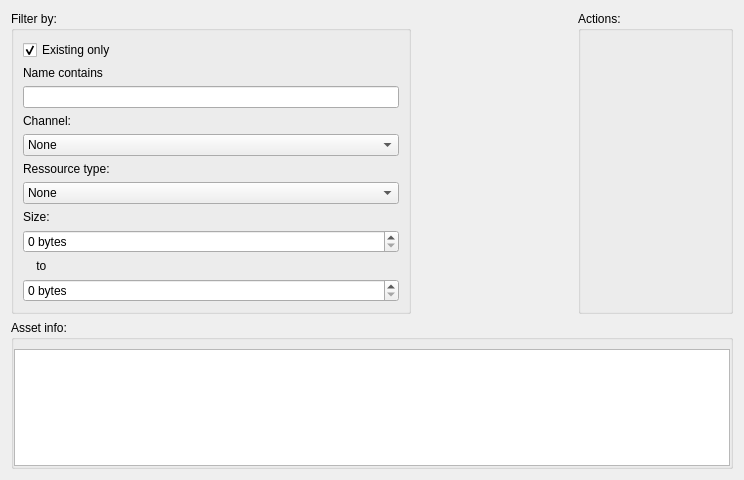
<?xml version="1.0" encoding="UTF-8"?>
<ui version="4.0">
 <class>mainDialog</class>
 <widget class="QDialog" name="mainDialog">
  <property name="geometry">
   <rect>
    <x>0</x>
    <y>0</y>
    <width>744</width>
    <height>480</height>
   </rect>
  </property>
  <property name="windowTitle">
   <string>Dialog</string>
  </property>
  <layout class="QGridLayout" name="gridLayout_2">
   <item row="0" column="1">
    <layout class="QHBoxLayout" name="listsLayout"/>
   </item>
   <item row="2" column="0" colspan="3">
    <widget class="QGroupBox" name="groupBox_3">
     <property name="title">
      <string>Asset info:</string>
     </property>
     <layout class="QHBoxLayout" name="horizontalLayout">
      <property name="leftMargin">
       <number>0</number>
      </property>
      <property name="topMargin">
       <number>9</number>
      </property>
      <property name="rightMargin">
       <number>0</number>
      </property>
      <property name="bottomMargin">
       <number>0</number>
      </property>
      <item>
       <widget class="QTextBrowser" name="assetInfoTextBrowser"/>
      </item>
     </layout>
    </widget>
   </item>
   <item row="0" column="2">
    <widget class="QGroupBox" name="groupBox">
     <property name="title">
      <string>Actions:</string>
     </property>
     <layout class="QVBoxLayout" name="verticalLayout">
      <item>
       <layout class="QVBoxLayout" name="actionsVerticalLayout"/>
      </item>
     </layout>
    </widget>
   </item>
   <item row="0" column="0">
    <widget class="QGroupBox" name="groupBox_2">
     <property name="maximumSize">
      <size>
       <width>400</width>
       <height>16777215</height>
      </size>
     </property>
     <property name="title">
      <string>Filter by:</string>
     </property>
     <layout class="QGridLayout" name="gridLayout">
      <item row="9" column="0">
       <widget class="QLabel" name="label_2">
        <property name="text">
         <string>    to</string>
        </property>
       </widget>
      </item>
      <item row="2" column="0">
       <widget class="QLineEdit" name="nameFilterPlainLineEdit"/>
      </item>
      <item row="7" column="0">
       <widget class="QLabel" name="label">
        <property name="text">
         <string>Size:</string>
        </property>
       </widget>
      </item>
      <item row="1" column="0">
       <widget class="QLabel" name="label_3">
        <property name="text">
         <string>Name contains</string>
        </property>
       </widget>
      </item>
      <item row="5" column="0">
       <widget class="QLabel" name="label_4">
        <property name="text">
         <string>Ressource type:</string>
        </property>
       </widget>
      </item>
      <item row="8" column="0">
       <widget class="QSpinBox" name="sizeMinSpinBox">
        <property name="suffix">
         <string> bytes</string>
        </property>
       </widget>
      </item>
      <item row="4" column="0">
       <widget class="QComboBox" name="channelsComboBox">
        <item>
         <property name="text">
          <string>None</string>
         </property>
        </item>
       </widget>
      </item>
      <item row="3" column="0">
       <widget class="QLabel" name="label_5">
        <property name="text">
         <string>Channel:</string>
        </property>
       </widget>
      </item>
      <item row="6" column="0">
       <widget class="QComboBox" name="fileFormatCategoryComboBox">
        <item>
         <property name="text">
          <string>None</string>
         </property>
        </item>
       </widget>
      </item>
      <item row="0" column="0">
       <widget class="QCheckBox" name="existingOnlyCheckBox">
        <property name="text">
         <string>Existing only</string>
        </property>
        <property name="checked">
         <bool>true</bool>
        </property>
       </widget>
      </item>
      <item row="10" column="0">
       <widget class="QSpinBox" name="sizeMaxSpinBox">
        <property name="suffix">
         <string> bytes</string>
        </property>
       </widget>
      </item>
     </layout>
    </widget>
   </item>
  </layout>
 </widget>
 <resources/>
 <connections/>
</ui>
